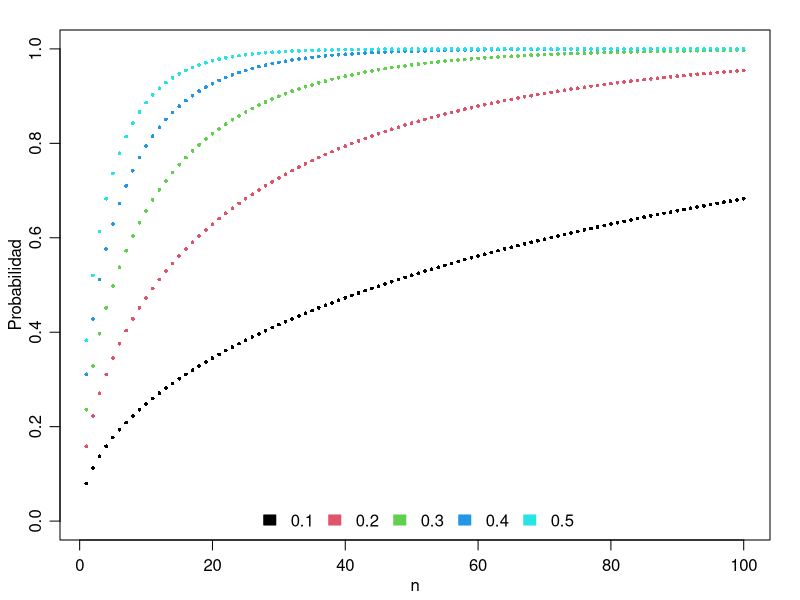
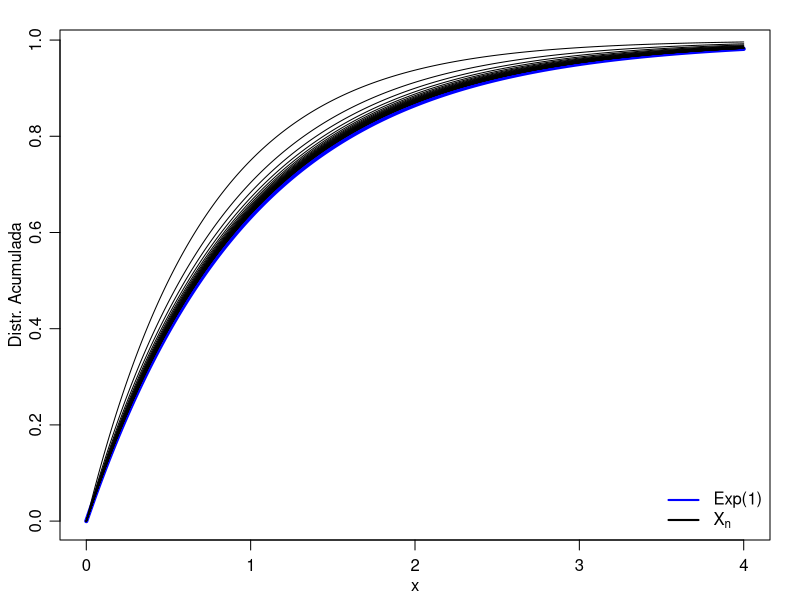
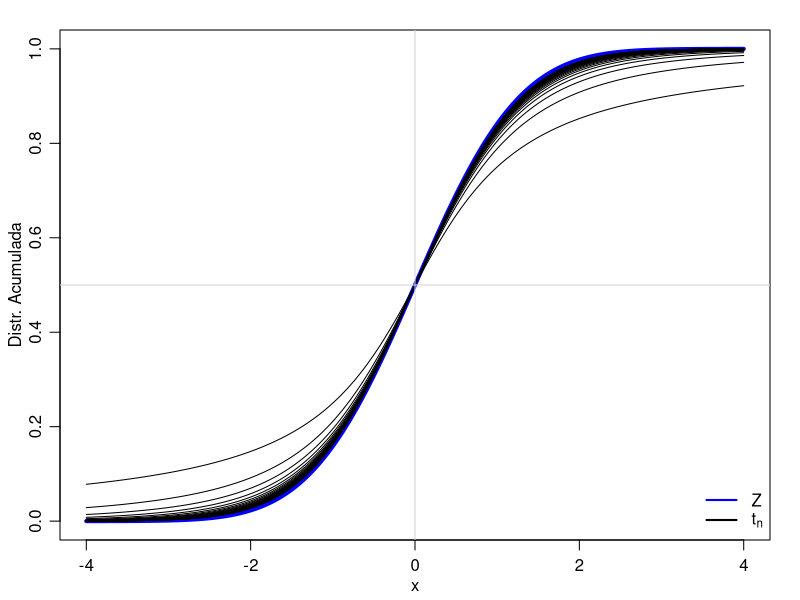
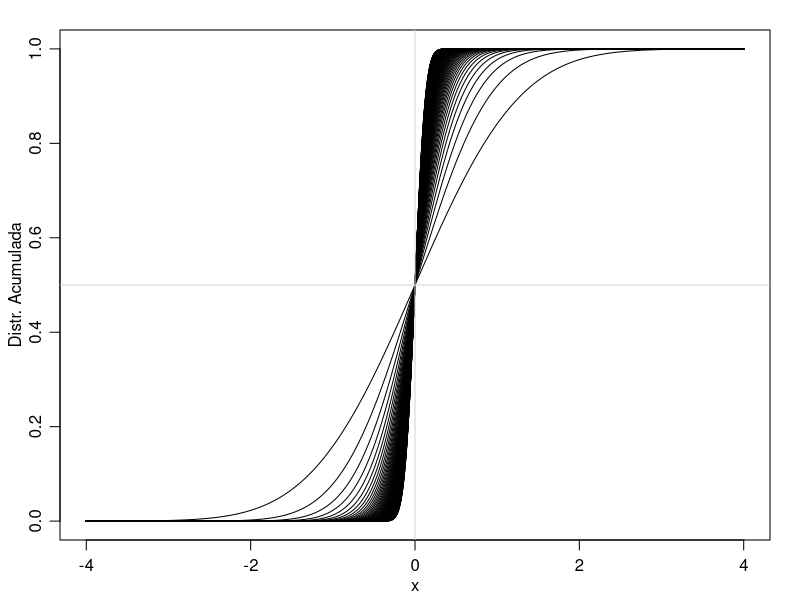

Recreate these plots in R, in order. (Note: this script raises an error after producing the figures.)
## ---- chunk 1
knitr::opts_chunk$set(echo = TRUE)
## ---- chunk 2
# visualización
par(mar = c(3,3,1.5,1.5), mgp = c(1.75,0.75,0))
N <- 100
plot(x = NA, y = NA, xlim = c(1,N), ylim = c(0,1), xlab = "n", ylab = "Probabilidad", main = "")
for (eps in seq(from = 0.1, to = 0.5, by = 0.1)) {
  P <- NULL
  for (n in 1:N)
    P[n] <- 1- 2*pnorm(q = eps, mean = 0, sd = sqrt(1/n), lower.tail = F)
  lines(x = 1:N, y = P, type = "p", col = 10*eps, pch = 16, cex = 0.5)
}
legend("bottom", legend = seq(from = 0.1, to = 0.5, by = 0.1), col = 1:5, fill = 1:5, border = 1:5, bty = "n", horiz = T)
## ---- chunk 3
Fn <- function(x, n) 1 - (1 - 1/n)^{n*x}
# visualización
par(mar = c(3,3,1.5,1.5), mgp = c(1.75,0.75,0))
curve(expr = pexp(x, rate = 1), n = 1000, col = "blue", lwd = 4, from = 0, to = 4, xlab = "x", ylab = "Distr. Acumulada", main = "")
for (n in 2:30)
  curve(expr = Fn(x, n), n = 1000, add = T)
legend("bottomright", legend = c("Exp(1)",expression(X[n])), col = c("blue","black"), lwd = 2, bty = "n")
## ---- chunk 4
# visualización
par(mar = c(3,3,1.5,1.5), mgp = c(1.75,0.75,0))
curve(expr = pnorm(x), n = 1000, col = "blue", lwd = 4, from = -4, to = 4, xlab = "x", ylab = "Distr. Acumulada", main = "")
for (n in 1:30)
  curve(expr = pt(x, df = n), n = 1000, add = T)
abline(v = 0, h = 0.5, col = "lightgray")
legend("bottomright", legend = c("Z",expression(t[n])), col = c("blue","black"), lwd = 2, bty = "n")
## ---- chunk 5
# visualización
par(mar = c(3,3,1.5,1.5), mgp = c(1.75,0.75,0))
plot(x = NA, y = NA, xlim = c(-4,4), ylim = c(0,1), xlab = "x", ylab = "Distr. Acumulada", main = "")
for (n in 1:100)
  curve(expr = pnorm(x, mean = 0, sd = 1/sqrt(n)), n = 1000, add = T)
abline(v = 0, h = 0.5, col = "lightgray")
## ---- chunk 6
knitr::include_graphics("03_convergencia.png")
## ---- chunk 7
knitr::include_graphics("mayorga.jpg")
## ---- chunk 8
knitr::include_graphics("ramachandran_tsokos.png")
## ---- chunk 9
knitr::include_graphics("casella_berger.jpg")
